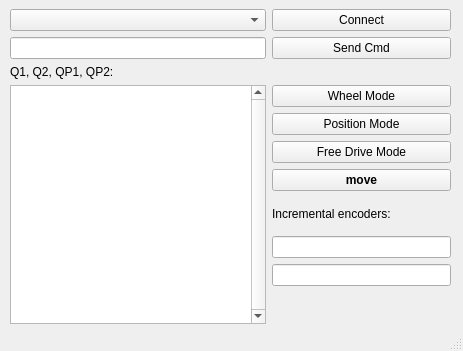
<?xml version="1.0" encoding="UTF-8"?>
<ui version="4.0">
 <class>SerialMonitor</class>
 <widget class="QMainWindow" name="SerialMonitor">
  <property name="geometry">
   <rect>
    <x>0</x>
    <y>0</y>
    <width>463</width>
    <height>351</height>
   </rect>
  </property>
  <property name="windowTitle">
   <string>SerialMonitor</string>
  </property>
  <widget class="QWidget" name="centralwidget">
   <widget class="QWidget" name="gridLayoutWidget">
    <property name="geometry">
     <rect>
      <x>10</x>
      <y>9</y>
      <width>441</width>
      <height>315</height>
     </rect>
    </property>
    <layout class="QGridLayout" name="gridLayout">
     <item row="0" column="1">
      <widget class="QPushButton" name="connect">
       <property name="text">
        <string>Connect</string>
       </property>
      </widget>
     </item>
     <item row="0" column="0">
      <widget class="QComboBox" name="portlist"/>
     </item>
     <item row="1" column="1">
      <widget class="QPushButton" name="send">
       <property name="text">
        <string>Send Cmd</string>
       </property>
      </widget>
     </item>
     <item row="1" column="0">
      <widget class="QLineEdit" name="command"/>
     </item>
     <item row="3" column="1">
      <layout class="QVBoxLayout" name="verticalLayout">
       <item>
        <widget class="QPushButton" name="wheelmode">
         <property name="text">
          <string>Wheel Mode</string>
         </property>
        </widget>
       </item>
       <item>
        <widget class="QPushButton" name="positionmode">
         <property name="text">
          <string>Position Mode</string>
         </property>
        </widget>
       </item>
       <item>
        <widget class="QPushButton" name="freedrive">
         <property name="text">
          <string>Free Drive Mode</string>
         </property>
        </widget>
       </item>
       <item>
        <widget class="QPushButton" name="move">
         <property name="font">
          <font>
           <weight>75</weight>
           <bold>true</bold>
          </font>
         </property>
         <property name="text">
          <string>move</string>
         </property>
        </widget>
       </item>
       <item>
        <widget class="QLabel" name="label_2">
         <property name="text">
          <string>Incremental encoders:</string>
         </property>
        </widget>
       </item>
       <item>
        <widget class="QLineEdit" name="Q1"/>
       </item>
       <item>
        <widget class="QLineEdit" name="Q2"/>
       </item>
       <item>
        <widget class="QLabel" name="label">
         <property name="frameShape">
          <enum>QFrame::NoFrame</enum>
         </property>
         <property name="text">
          <string/>
         </property>
        </widget>
       </item>
      </layout>
     </item>
     <item row="3" column="0">
      <widget class="QPlainTextEdit" name="console">
       <property name="verticalScrollBarPolicy">
        <enum>Qt::ScrollBarAlwaysOn</enum>
       </property>
      </widget>
     </item>
     <item row="2" column="0">
      <widget class="QLabel" name="label_3">
       <property name="text">
        <string>Q1, Q2, QP1, QP2:</string>
       </property>
      </widget>
     </item>
    </layout>
   </widget>
  </widget>
  <widget class="QStatusBar" name="statusbar"/>
 </widget>
 <resources/>
 <connections/>
</ui>
